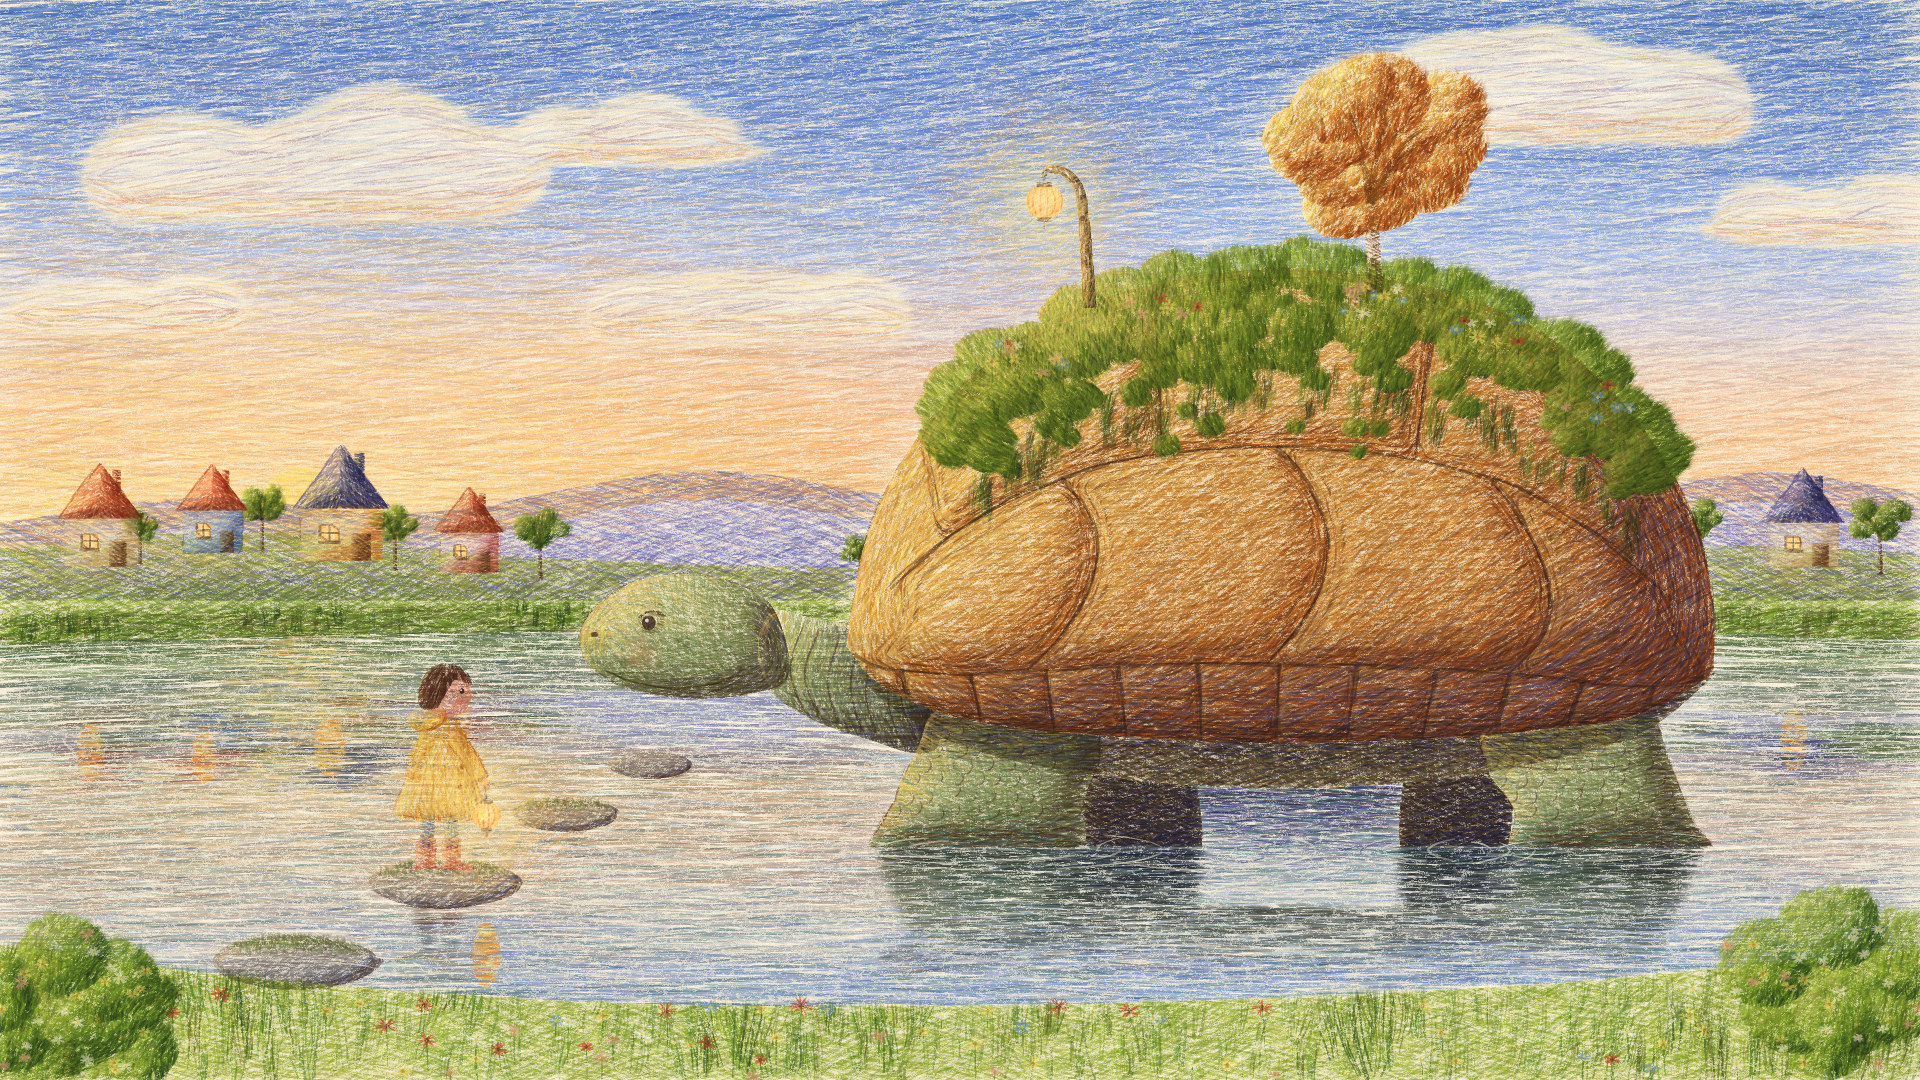

Recreate this plot in Python.
"""Example (warm pencil storybook): 大龟过河 · The Tortoise Crossing -- a picture-book page in soft, layered
coloured pencil on warm toothy paper.

Dusk. A very old, very large tortoise wades slowly across a shallow stream. On its back it carries a little garden:
a mossy cap with tufts of grass and wildflowers, a small tree in autumn gold, and a paper lantern hanging from a
crooked post. Beside it, on the stepping stones, walks a small child in a yellow raincoat with a lantern of their
own, looking up at the tortoise, which has lowered its head to look back. Behind them the sky goes from soft blue to
peach and butter over the hills, the sun is just down behind the far ridge, and a few cottages on the hillside have
lit their windows. The water carries the warm sky, the cottages' lights and the tortoise's legs.

Everything is coloured pencil: every surface is many fine strokes that follow its form (the sky in long horizontals,
the hills along their slopes, the shell round each scute's growth rings, the neck across its wrinkles, the coat down
its folds, moss and hair in tufts), laid in layers -- light under-layer, local colour, the shadow of the same family,
a warm glaze in the light and a cool one in the shade -- with the tooth of the warm paper showing through as fine
specks. No ink lines, no black.

Painted in the order an illustrator works: paper -> sky -> hills and village -> stream -> the tortoise's first layer
-> modelling the tortoise -> the garden on its back -> the child and the stepping stones -> reflections and ripples
-> lights (lanterns, windows, the warm rim of the low sun) and the near bank.
--stages writes those steps as snapshots for the draw-on. No image model.
python3 pencilbook_tortoise_crossing.py [out.jpg] [--stages DIR]
"""
import os, sys, time
sys.path.insert(0, os.path.join(os.path.dirname(os.path.abspath(__file__)), '..', 'lib'))
import numpy as np
from pencilbook import PencilStorybook, hexc
from core import blur, spline, smoothstep, noise2d

W, H = 1920, 1080
LIGHT = (-0.82, -0.45, 0.42)            # the sun just down behind the left-hand ridge
SUN = (300, 512)

# the tortoise (side view, walking left); the shell's upper outline and its lower rim, front end -> back end
TOP = [(846, 646), (868, 534), (920, 434), (1000, 352), (1110, 296), (1250, 270), (1400, 280), (1530, 326),
       (1625, 406), (1688, 504), (1712, 594), (1714, 674)]
RIM = [(846, 646), (880, 684), (960, 718), (1080, 734), (1240, 742), (1400, 740), (1540, 730), (1640, 714),
       (1714, 674)]
WATER_T = 846                           # where the tortoise's legs meet the water
HEAD = [(774, 610), (736, 584), (690, 574), (640, 580), (604, 600), (582, 627), (582, 652), (598, 673),
        (636, 690), (690, 698), (746, 694), (788, 676)]
EYE = (650, 621)
NECK = [(936, 640), (872, 630), (812, 618), (772, 612), (758, 648), (770, 690), (806, 716), (858, 736), (936, 748)]
CHILD = dict(x=440, y=869, h=206)
STONES = [(444, 882, 76, 26), (296, 960, 84, 29), (566, 814, 52, 18), (650, 764, 42, 15)]
TREE = dict(x=1374, y=290, h=122, r=118, clumps=11, lean=-0.03, seed=77)
POST = [(1090, 308), (1086, 250), (1081, 196), (1068, 174), (1046, 168)]
LANTERN = (1044, 178, 38)
COTTAGES = [  # x, ground y, w, wall h, wall, roof, seed
    (64, 566, 72, 50, ('cream', 'ivory', 'sand', 'tan'), ('peach', 'terracotta', 'brick', 'sienna'), 11),
    (182, 552, 60, 44, ('powder', 'sky_pale', 'cornflower', 'slate'), ('peach', 'coral', 'brick', 'sienna'), 12),
    (300, 560, 82, 54, ('cream', 'sun', 'apricot', 'amber'), ('lavender', 'slate', 'indigo', 'violet'), 13),
    (440, 572, 58, 42, ('cream', 'pink', 'rose', 'brick'), ('peach', 'terracotta', 'brick', 'sienna'), 14),
    (1768, 566, 70, 46, ('cream', 'ivory', 'sand', 'tan'), ('lavender', 'slate', 'indigo', 'violet'), 15),
]


def curve(pts, n):
    """n points along a spline through pts, evenly by arc length"""
    P = spline(pts, 16)
    d = np.r_[0, np.cumsum(np.linalg.norm(np.diff(P, axis=0), axis=1))]
    s = np.linspace(0, d[-1], n)
    return np.stack([np.interp(s, d, P[:, 0]), np.interp(s, d, P[:, 1])], 1).astype(np.float32)


class Scene:
    def __init__(self, p):
        self.p = p
        self.r = np.random.default_rng(5)
        self.plan()

    def sd(self):
        return int(self.r.integers(1 << 30))

    # ------------------------------------------------------------------ masks first (colour round them)
    def plan(self):
        p = self.p
        self.T = curve(TOP, 240); self.B = curve(RIM, 240)
        self.shell = p.poly(np.vstack([self.T, self.B[::-1]]))
        under = self.B.copy()
        under[:, 1] += 46 * np.sin(np.linspace(0, np.pi, len(under))) ** 0.7
        self.plastron = p.poly(np.vstack([self.B, under[::-1]])) * (1 - self.shell)
        self.neck = p.poly(NECK, smooth=True)
        self.head = p.poly(HEAD, smooth=True)
        wl = smoothstep(WATER_T + 2, WATER_T - 2, p.YY)
        self.legs = dict(
            front=p.poly([(950, 700), (1082, 698), (1100, 748), (1084, 800), (1066, 866), (880, 866), (894, 800),
                          (918, 748)], smooth=True) * wl,
            back=p.poly([(1494, 718), (1638, 710), (1668, 760), (1692, 820), (1708, 866), (1524, 866), (1514, 810),
                         (1488, 768)], smooth=True) * wl,
            far_front=p.poly([(1086, 736), (1178, 736), (1196, 866), (1090, 866)], smooth=True) * wl,
            far_back=p.poly([(1418, 740), (1502, 740), (1500, 866), (1406, 866)], smooth=True) * wl)
        near = np.maximum(self.legs['front'], self.legs['back'])
        far = np.maximum(self.legs['far_front'], self.legs['far_back']) * (1 - near)
        self.far_legs = far * (1 - self.shell) * (1 - self.plastron)
        self.near_legs = near * (1 - self.shell)
        self.tort = np.clip(self.shell + self.plastron + self.neck + self.head + near + far, 0, 1)
        # the tree and the lantern post on its back, planned now so the sky is coloured round them
        self.crown, self.trunk, _, _ = p.tree_plan(TREE['x'], TREE['y'], TREE['h'], TREE['r'], TREE['clumps'],
                                                   TREE['lean'], TREE['seed'])
        self.postm = p.tube(POST, 13, 7)
        # the child and the stones
        c = p.child(CHILD['x'], CHILD['y'], CHILD['h'], 1, look=(0.6, -0.8), light=LIGHT, paint=False, seed=21)
        self.child_info = c
        self.childm = blur(c['mask'], 0.8)
        self.child_lantern = p.ellipse(c['hand'][0], c['hand'][1] + 22, 18, 20)
        self.stones = np.zeros((H, W), np.float32)
        for (cx, cy, rx, ry) in STONES:
            self.stones = np.maximum(self.stones, p.ellipse(cx, cy, rx * 1.02, ry * 1.1))
        self.fg = np.clip(self.tort + self.crown + self.trunk + self.postm, 0, 1)
        # land, water
        self.far_ridge = ([0, 200, 420, 700, 950, 1200, 1500, 1750, 1920], [522, 497, 512, 470, 500, 482, 506, 472, 492])
        self.near_ridge = ([0, 250, 520, 800, 1100, 1400, 1650, 1920], [548, 530, 556, 566, 568, 560, 544, 552])
        self.bank_y = p.line_y([0, 500, 1000, 1500, 1920], [642, 630, 634, 628, 638])
        self.water = (p.YY > self.bank_y[None]).astype(np.float32)
        NB = ([0, 240, 560, 900, 1250, 1560, 1920], [944, 976, 1000, 1006, 998, 982, 948])
        self.nearbank = p.below(*NB)
        self.water = self.water * (1 - self.nearbank)

    # ------------------------------------------------------------------ 1 sky
    def cloud(self, cx, cy, w, h, bumps=4):
        """a soft storybook cloud bank: a flat-bottomed lens with a few rounded bumps on top"""
        p = self.p
        m = p.ellipse(cx, cy, w * 0.5, h * 0.42)
        for k in range(bumps):
            t = (k + 0.5) / bumps - 0.5 + self.r.normal(0, 0.05)
            bw = w * self.r.uniform(0.16, 0.26)
            m = np.maximum(m, p.ellipse(cx + t * w * 0.8, cy - h * self.r.uniform(0.15, 0.45), bw, bw * self.r.uniform(0.55, 0.8)))
        m = m * (p.YY < cy + h * 0.3) + m * (p.YY >= cy + h * 0.3) * smoothstep(cy + h * 0.45, cy + h * 0.3, p.YY)
        return blur(m, 3)

    def sky_phase(self):
        p = self.p
        sky = p.below(self.far_ridge[0], np.asarray(self.far_ridge[1]) + 30, invert=True)
        clouds = np.zeros((H, W), np.float32)
        for (cx, cy, w, h, nb) in [(330, 196, 420, 70, 5), (640, 150, 260, 44, 3), (120, 318, 230, 40, 3),
                                   (1530, 120, 400, 62, 5), (1820, 230, 240, 42, 3), (760, 330, 300, 34, 4),
                                   (1180, 380, 230, 30, 3)]:
            clouds = np.maximum(clouds, self.cloud(cx, cy, w, h, nb))
        sun = np.exp(-(((p.XX - SUN[0]) / 560) ** 2 + ((p.YY - SUN[1]) / 280) ** 2))
        v = np.clip(p.value(0.0, 1.0, 0, 560, 0.03) * (1 - 0.15 * sun) + 0.2 * sun, 0, 1)
        keep = sky * (1 - 0.9 * clouds)
        f = p.flow(-2, 4, 400)
        p.hatch(keep, f, ('dusk_sky', v), length=(70, 160), width=(1.8, 2.7), density=1.7, pressure=0.78,
                avoid=self.fg, seed=self.sd())
        p.hatch(keep, p.rotate(f, -7), ('dusk_sky', np.clip(v + 0.05, 0, 1)), length=(60, 140), width=(1.8, 2.6),
                density=1.3, pressure=0.76, avoid=self.fg, seed=self.sd())
        p.hatch(keep, p.rotate(f, 5), ('dusk_sky', np.clip(v - 0.04, 0, 1)), length=(40, 100), width=(1.7, 2.4),
                density=1.0, pressure=0.7, alpha=0.5, avoid=self.fg, seed=self.sd())
        p.hatch(sky * sun * 0.9 * (1 - 0.6 * clouds), p.rotate(f, 4), ('glow', np.clip(1 - sun, 0, 1)), length=(60, 140),
                width=(1.8, 2.6), density=1.2, pressure=0.72, opacity=0.5, avoid=self.fg, seed=self.sd())
        # clouds: the paper left almost white, a cream top, lavender in the core, warm peach underneath (the sun
        # is below them), strokes running along the cloud
        cf = p.blend(f, p.contour(clouds, 6), 0.4)
        under = blur(clouds * (1 - np.roll(clouds, -26, 0)), 9) * clouds
        top = blur(clouds * (1 - np.roll(clouds, 18, 0)), 7) * clouds
        core = clouds * smoothstep(0.55, 0.95, blur(clouds, 6))
        p.hatch(clouds, cf, ('cream', 'white', 'ivory'), (40, 100), (1.6, 2.4), 1.0, 0.7, opacity=0.6, alpha=0.6,
                avoid=self.fg, seed=self.sd())
        p.hatch(core * 0.7, cf, ('lavender', 'mauve', 'powder'), (40, 100), (1.6, 2.4), 0.9, 0.7, alpha=0.5,
                avoid=self.fg, seed=self.sd())
        p.hatch(np.clip(under * 1.3, 0, 1), cf, ('peach', 'apricot', 'butter'), (40, 100), (1.6, 2.4), 1.0, 0.72,
                opacity=0.45, alpha=0.55, avoid=self.fg, seed=self.sd())
        p.hatch(np.clip(top * 1.2, 0, 1) * (1 - 0.5 * sun), cf, ('sun', 'butter', 'cream'), (30, 80), (1.5, 2.2), 0.8,
                0.66, opacity=0.6, alpha=0.5, avoid=self.fg, seed=self.sd())
        # the sun just gone: a pale disc half behind the ridge
        disc = p.ellipse(SUN[0], SUN[1] - 6, 40, 40)
        p.lift(disc, 'sun', 0.8, 0.2)
        p.hatch(disc, 0, 'butter', (12, 30), (1.6, 2.2), 1.6, 0.7, 0.6, seed=self.sd())

    # ------------------------------------------------------------------ 2 hills, village, far bank
    def land_phase(self):
        p = self.p
        avoid = self.fg
        far = p.below(self.far_ridge[0], self.far_ridge[1]) * (1 - p.below(None, 600))
        far_l = p.shading(far, LIGHT, 60, flat=0.4)
        p.form(far, ('lavender', 'periwinkle', 'violet', 'indigo'), p.flow(-6, 14, 200), LIGHT,
               length=(30, 70), width=(1.6, 2.4), density=1.2, lit=far_l * 0.7 + 0.2, warm='peach', avoid=avoid,
               seed=self.sd())
        near = p.below(self.near_ridge[0], self.near_ridge[1]) * (p.YY < self.bank_y[None] + 2)
        hill_f = p.blend(p.flow(-10, 16, 220), p.contour(near, 30, 0), 0.35)
        lit = p.shading(near, LIGHT, 80, flat=0.3)
        p.form(near, ('meadow', 'yellowgreen', 'grass', 'moss'), hill_f, LIGHT, length=(26, 60), width=(1.6, 2.4),
               density=1.3, lit=lit, warm='butter', cool='lavender', avoid=avoid, seed=self.sd())
        # hedgerows and a few far trees along the hill
        for (tx, ty, th, tr) in [(140, 560, 30, 22), (262, 548, 36, 26), (395, 566, 34, 24), (540, 576, 40, 28),
                                 (1700, 562, 34, 26), (1880, 570, 44, 32), (860, 580, 26, 20)]:
            p.tree(tx, ty, th, tr, ('meadow', 'yellowgreen', 'moss', 'forest'), clumps=5, leaf=(4, 8), light=LIGHT,
                   avoid=avoid, seed=self.sd())
        for (x, y, w, h, wall, roof, s) in COTTAGES:
            p.cottage(x, y, w, h, wall, roof, light=LIGHT, glow=0.0, avoid=avoid, seed=s)
        # the far bank: a strip of grass and reeds at the water's edge
        bank = (p.YY > self.bank_y[None] - 26) * (p.YY < self.bank_y[None] + 2)
        bank = blur(bank.astype(np.float32), 2)
        p.hatch(bank, p.flow(-4, 10), ('grass', 'moss', 'olive'), (24, 60), (1.6, 2.2), 1.4, 0.76, avoid=avoid,
                seed=self.sd())
        p.grass(bank * smoothstep(0.2, 0.8, noise2d(H, W, 60, 2, self.sd())), ('moss', 'olive', 'grass', 'forest'),
                height=(12, 30), density=0.6, avoid=avoid, seed=self.sd())

    # ------------------------------------------------------------------ 3 the stream
    def water_phase(self):
        p = self.p
        av = np.clip(self.fg + self.childm + self.stones, 0, 1)
        src = p.C.copy()
        depth = np.clip((p.YY - self.bank_y[None]) / 340, 0, 1)
        p.reflect(self.bank_y, self.water, src=src, ripple=7, stretch=0.9, darken=0.08, tint='cornflower',
                  mixw=0.16, length=(40, 110), width=(1.7, 2.5), density=1.8, pressure=0.76, opacity=0.38,
                  field=p.flow(0, 3, 300), seed=self.sd())
        # the stream's own body: a cooler blue-green laid deeper toward us, and darker ripple bands
        p.hatch(self.water * (0.25 + 0.5 * depth) * (1 - av), p.flow(0, 3), ('aqua', 'teal', 'cornflower'),
                (40, 120), (1.6, 2.4), 0.9, 0.66, opacity=0.3, alpha=0.5, seed=self.sd())
        bands = smoothstep(0.55, 0.8, noise2d(H, W, 14, 2, self.sd()) * 0.7 + 0.3 * noise2d(H, W, 50, 2, self.sd()))
        bands = bands * np.clip(1 - np.abs(np.sin(p.YY / 9.0)) * 0.3, 0, 1)
        p.hatch(self.water * bands * 0.8 * (1 - av), p.flow(0, 2), ('cobalt', 'slate', 'teal'), (30, 90), (1.4, 2.0),
                0.8, 0.7, alpha=0.55, seed=self.sd())
        light_bands = smoothstep(0.62, 0.85, noise2d(H, W, 18, 2, self.sd()))
        p.hatch(self.water * light_bands * 0.7 * (1 - av), p.flow(0, 2), ('sun', 'peach', 'cream'), (30, 90),
                (1.4, 2.0), 0.6, 0.66, opacity=0.5, alpha=0.5, seed=self.sd())
        # the sunset's warm path on the water below the sun
        path_ = np.exp(-((p.XX - SUN[0]) / (60 + 0.5 * np.maximum(0, p.YY - 640))) ** 2) * smoothstep(900, 650, p.YY)
        p.hatch(self.water * path_ * (1 - av) * (0.45 + 0.55 * smoothstep(0.4, 0.6, noise2d(H, W, 10, 2, self.sd()))),
                p.flow(0, 2), ('sun', 'glow', 'apricot', 'butter'), (20, 70), (1.5, 2.2), 1.7, 0.76, opacity=0.72,
                alpha=0.75, seed=self.sd())
        # warm reflections of the lit cottage windows, broken into horizontal strokes
        for (x, y, w, h, *_rest) in COTTAGES:
            wx = x + w * 0.36
            yy = 2 * self.bank_y[int(min(W - 1, wx))] - (y - h * 0.5)
            m = p.ellipse(wx, yy + 14, w * 0.2, 30) * self.water * (1 - av)
            p.hatch(m, 0, ('lantern', 'glow', 'flame'), (8, 22), (1.5, 2.1), 1.0, 0.72, opacity=0.7, alpha=0.7,
                    seed=self.sd())

    # ------------------------------------------------------------------ 4 the tortoise: first layer
    def tortoise_base(self):
        p = self.p
        self.shell_lit = p.shading(self.shell, LIGHT, 120)
        p.hatch(self.shell, p.contour(self.shell, 30, fallback=-30), ('sand', 'gold', 'tan'), (24, 54), (1.7, 2.4),
                1.4, 0.7, seed=self.sd())
        skin = np.clip(self.neck + self.head + self.near_legs, 0, 1) * (1 - self.shell)
        self.skin = skin
        p.hatch(skin, p.contour(skin, 12, 90, fallback=80), ('lichen', 'sand'), (14, 34), (1.6, 2.2), 1.4, 0.7,
                seed=self.sd())
        p.hatch(self.far_legs + self.plastron, 80, ('sage', 'tan'), (14, 30), (1.6, 2.2), 1.3, 0.7, seed=self.sd())

    # ------------------------------------------------------------------ 5 modelling the tortoise
    def P(self, u, v):
        """shell coordinates -> canvas: u along the shell (front 0 .. back 1), v from the rim (0) to the top (1)"""
        u = np.clip(np.asarray(u, np.float32), 0, 1); v = np.asarray(v, np.float32)
        i = u * (len(self.T) - 1)
        i0 = np.minimum(i.astype(int), len(self.T) - 2); f = (i - i0)[..., None]
        Tp = self.T[i0] * (1 - f) + self.T[i0 + 1] * f
        Bp = self.B[i0] * (1 - f) + self.B[i0 + 1] * f
        return Bp * (1 - v[..., None]) + Tp * v[..., None]

    def tortoise_model(self):
        p = self.p
        sd = self.sd
        P = self.P
        # far legs and the underside, in shadow and cool
        p.form(self.far_legs, ('olive', 'umber', 'sepia', 'indigo'), 85, LIGHT, length=(14, 30), density=1.5,
               lit=p.shading(self.far_legs, LIGHT) * 0.3, cool='violet', seed=sd())
        p.form(self.plastron, ('tan', 'olive', 'umber', 'sepia'), 4, LIGHT, length=(18, 40), density=1.4,
               lit=np.full((H, W), 0.3, np.float32), cool='violet', seed=sd())
        # the shell, all over: amber and ochre, lit from the low sun on the left
        sl = self.shell_lit
        p.form(self.shell, ('gold', 'ochre', 'amber', 'sienna'), p.contour(self.shell, 40, fallback=-30), LIGHT,
               length=(22, 50), width=(1.6, 2.4), density=1.3, lit=sl, warm='butter', cool='lavender', seed=sd())
        # the scutes: each a low dome with growth rings, laid out in (u, v)
        ub = np.linspace(0.015, 0.985, 13) + np.r_[0, self.r.normal(0, 0.004, 11), 0]
        cu = [0.04, 0.27, 0.49, 0.71, 0.95]
        tl = [0.3, 0.13, 0.0, -0.13, -0.3]
        vu = [0.17, 0.39, 0.61, 0.83]
        V0, V1 = 0.165, 0.625

        def cell(u0, u1, v0, v1, t0=0.0, t1=0.0, n=16):
            us = np.linspace(u0, u1, n); vs = np.linspace(v0, v1, n)
            bow = (lambda vv: 0.05 * (vv - V0) * (V1 - vv) / 0.05) if v0 >= V0 - 1e-3 and v1 <= V1 + 1e-3 else (lambda vv: 0.0)
            sh = lambda uu, vv, t: uu + t * (vv - 0.4) + bow(vv)
            tt = np.interp(us, [u0, u1], [t0, t1])
            pts = np.vstack([P(sh(us, v0, tt), np.full(n, v0)), P(sh(u1, vs, t1), vs),
                             P(sh(us[::-1], v1, tt[::-1]), np.full(n, v1)), P(sh(u0, vs[::-1], t0), vs[::-1])])
            return smoothstep(0.4, 0.75, blur(p.poly(pts), 4.0)) * self.shell

        cells = [('m', cell(ub[k], ub[k + 1], 0.0, V0)) for k in range(12)]
        cells += [('c', cell(cu[k], cu[k + 1], V0, V1, tl[k], tl[k + 1])) for k in range(4)]
        cells += [('v', cell(vu[k], vu[k + 1], V1, 1.0)) for k in range(3)]
        for kind, m in cells:
            d = blur(m, 5 if kind == 'm' else 11)
            f = p.contour(m, 4 if kind == 'm' else 9, fallback=-30)
            loc = p.shading(m, LIGHT, 14 if kind == 'm' else 34)
            lo = m * smoothstep(0.55, 0.9, loc) * (0.5 + 0.5 * sl)
            p.hatch(lo, f, ('butter', 'gold', 'sun'), (10, 26), (1.4, 2.0), 1.2, 0.72, opacity=0.55, alpha=0.6,
                    seed=sd())
            p.hatch(m * smoothstep(0.45, 0.9, 1 - loc), f, ('sienna', 'amber', 'brown'), (10, 26), (1.4, 2.0), 1.1,
                    0.76, alpha=0.6, seed=sd())
            ring = m * smoothstep(0.8, 0.3, d)
            p.hatch(ring, f, ('sienna', 'brown', 'amber'), (10, 26), (1.4, 2.0), 1.2, 0.76, alpha=0.6, seed=sd())
            for lev in ((0.5, 0.72, 0.9) if kind != 'm' else (0.6,)):
                band = m * smoothstep(0.06, 0.0, np.abs(d - lev))
                p.hatch(band, f, ('brown', 'sienna'), (12, 30), (1.2, 1.6), 1.0, 0.72, alpha=0.5, seed=sd())
        # grooves between the scutes: soft dark pencil lines along the boundaries
        lines = [[P(np.linspace(0.015, 0.985, 60), np.full(60, V0))],
                 [P(np.linspace(cu[0] + tl[0] * 0.2, cu[-1] + tl[-1] * 0.2, 60), np.full(60, V1))]]
        lines = [l[0] for l in lines]
        for k in range(1, 12):
            lines.append(P(np.full(8, ub[k]), np.linspace(0.0, V0, 8)))
        for k in range(1, 4):
            vs = np.linspace(V0, V1, 12)
            lines.append(P(cu[k] + tl[k] * (vs - 0.4) + 0.05 * (vs - V0) * (V1 - vs) / 0.05, vs))
        for k in range(1, 3):
            vs = np.linspace(V1, 1.0, 10)
            lines.append(P(np.full(10, vu[k]), vs))
        for ln in lines:
            p.line(ln, 'sepia', 2.7, 0.8, 0.62, 0.3, seg=(40, 90), wobble=0.9, clip=self.shell, gaps=0.08, seed=sd())
            p.line(ln, 'umber', 1.8, 0.78, 0.55, 0.3, seg=(30, 70), wobble=1.3, clip=self.shell, gaps=0.15, seed=sd())
            p.line(ln + np.array([2.5, 2.5], np.float32), 'gold', 1.6, 0.66, 0.4, 0.55, seg=(30, 70), wobble=1.0,
                   clip=self.shell, gaps=0.3, seed=sd())            # a catch of light on the lip of each plate
        # the dome's shadow side: deeper and cooler
        p.hatch(self.shell * smoothstep(0.4, 0.95, 1 - sl), p.contour(self.shell, 40, fallback=-30),
                ('umber', 'sienna', 'violet'), (20, 46), (1.6, 2.3), 1.1, 0.78, alpha=0.55, seed=sd())
        p.hatch(self.shell * smoothstep(0.55, 1.0, 1 - sl) * 0.8, -30, ('violet', 'indigo', 'periwinkle'), (20, 46),
                (1.6, 2.3), 0.8, 0.74, alpha=0.45, seed=sd())
        # the rim of the shell overhangs: a band of shadow just inside the lower edge
        rimband = self.shell * smoothstep(0.08, 0.0, self.v_of_shell())
        p.hatch(rimband, 0, ('umber', 'sepia'), (14, 30), (1.5, 2.0), 1.2, 0.8, alpha=0.6, seed=sd())
        p.edge(self.shell, 'brown', density=0.7, where=0.4 + 0.6 * smoothstep(0.3, 0.8, 1 - sl), seed=sd())

        # the skin: neck across its wrinkles, the head round its form, legs with scales
        sk = ('lichen', 'sage', 'olive', 'umber')
        neck = self.neck * (1 - self.shell) * (1 - self.head)
        neckf = p.blend(np.full((H, W), np.deg2rad(86), np.float32), p.contour(self.neck, 8), 0.25)
        nl = p.shading(self.neck, LIGHT, 34)
        p.form(neck, sk, neckf, LIGHT, length=(12, 30), width=(1.5, 2.1), density=1.4, lit=nl, warm='butter',
               cool='lavender', seed=sd())
        xs = np.cumsum(self.r.uniform(13, 24, 9)) + 778
        for k, x0 in enumerate(xs):                                # loose folds across the neck, bowing forward
            if x0 > 930: break
            ty = np.interp(x0, [772, 812, 872, 936], [612, 618, 630, 640])
            by = np.interp(x0, [770, 806, 858, 936], [690, 716, 736, 748])
            bow = self.r.uniform(7, 13)
            top_y = ty + self.r.uniform(4, 16)
            pts = [(x0 + 3, top_y), (x0 - bow, (top_y + by) / 2), (x0 + 2, by - self.r.uniform(2, 10))]
            p.line(pts, 'umber', 1.9, 0.72, 0.62, 0.3, seg=(40, 90), wobble=0.5, clip=neck, seed=sd())
            p.line([(q[0] + 4.5, q[1]) for q in pts], 'cream', 1.5, 0.66, 0.4, 0.6, seg=(40, 90), clip=neck, seed=sd())
        for k in range(3):                                         # loose skin under the throat
            yy = 700 + 12 * k
            p.line([(784, yy - 8), (830, yy + 10), (880, yy + 16), (930, yy + 18)], 'umber', 1.5, 0.66, 0.5, 0.3,
                   seg=(40, 80), clip=neck, seed=sd())
        p.hatch(neck * smoothstep(690, 740, p.YY), 0, ('umber', 'violet'), (14, 30), (1.4, 2.0), 1.1, 0.78, alpha=0.6,
                seed=sd())
        hl = p.shading(self.head, LIGHT, 42)
        p.form(self.head, sk, p.contour(self.head, 14, fallback=10), LIGHT, length=(10, 26), width=(1.4, 2.0),
               density=1.5, lit=hl, warm='butter', cool='lavender', seed=sd())
        # the face: an old, gentle eye under a soft lid, a long closed smile, a nostril, warmth in the cheek
        ex, ey = EYE
        p.blush(ex - 10, ey + 34, 16, 'peach', 0.6, seed=sd())
        socket = p.ellipse(ex + 1, ey, 13, 11)
        p.hatch(socket * (1 - p.ellipse(ex, ey, 7, 7.5)), 30, ('olive', 'umber'), (5, 11), (1.2, 1.6), 1.2, 0.74,
                alpha=0.45, seed=sd())
        p.eye(ex, ey, 6.8, 'sepia', look=(-1.6, 1.4), seed=sd())
        p.line([(ex - 12, ey - 3), (ex - 4, ey - 9), (ex + 6, ey - 10), (ex + 15, ey - 5)], 'umber', 1.9, 0.74, 0.8,
               0.3, seg=(50, 60), wobble=0.2, seed=sd())                   # the lid
        p.line([(ex - 10, ey - 15), (ex + 2, ey - 19), (ex + 16, ey - 14)], 'olive', 1.4, 0.62, 0.6, 0.3,
               seg=(40, 50), wobble=0.3, seed=sd())                        # the brow fold above it
        p.line([(ex - 8, ey + 9), (ex + 3, ey + 12), (ex + 13, ey + 9)], 'olive', 1.3, 0.62, 0.6, 0.3, seg=(30, 40),
               wobble=0.2, seed=sd())
        p.line([(604, 670), (632, 682), (672, 688), (712, 684), (734, 676)], 'umber', 1.9, 0.74, 0.78, 0.3,
               seg=(40, 80), wobble=0.4, seed=sd())                        # mouth: a long, closed, slightly upturned line
        p.line([(734, 676), (742, 668)], 'umber', 1.5, 0.7, 0.6, 0.3, seg=(20, 30), seed=sd())
        p.hatch(p.ellipse(594, 634, 3.6, 2.6), 0, 'sepia', (3, 6), (1.3, 1.6), 3, 0.9, 0.5, seed=sd())
        for k in range(3):                                         # a few wrinkles under the eye and on the cheek
            p.line([(ex + 18 + 6 * k, ey + 14 + 3 * k), (ex + 30 + 6 * k, ey + 22 + 4 * k)], 'olive', 1.2, 0.6, 0.5,
                   0.3, seg=(20, 30), seed=sd())
        p.edge(self.head, 'umber', density=0.6, where=0.4 + 0.6 * smoothstep(0.3, 0.8, 1 - hl), seed=sd())
        # legs: scales, skin folds at the top where they come out from under the shell, wet near the water
        legs = self.near_legs
        ll = p.shading(legs, LIGHT, 40)
        p.form(legs, sk, 88, LIGHT, length=(14, 32), width=(1.5, 2.1), density=1.4, lit=ll, warm='butter',
               cool='lavender', seed=sd())
        p.scales(legs * smoothstep(WATER_T - 6, WATER_T - 36, p.YY), 20, ('olive', 'sage', 'lichen'), 'umber', 0,
                 LIGHT[:2], lit=ll, seed=sd())
        for (lx0, lx1, ly) in [(924, 1090, 708), (1494, 1652, 722)]:
            for k in range(3):
                yy = ly + 10 + 13 * k
                p.line([(lx0 + 10, yy + 6), ((lx0 + lx1) / 2, yy + 12 + self.r.normal(0, 2)), (lx1 - 8, yy + 4)],
                       'umber', 1.6, 0.66, 0.55, 0.3, seg=(40, 80), clip=legs, seed=sd())
        p.hatch(legs * smoothstep(WATER_T - 50, WATER_T, p.YY), 0, ('umber', 'teal'), (14, 30), (1.4, 2.0), 1.1, 0.76,
                alpha=0.55, seed=sd())
        p.edge(legs, 'umber', density=0.6, seed=sd())
        # the shell's shadow on the neck, legs and the plastron
        sh = blur(np.roll(self.shell, 14, 0), 22)
        shadow = np.clip(sh * 1.6, 0, 1) * (1 - self.shell) * np.clip(self.skin + self.plastron, 0, 1)
        p.hatch(shadow, 0, ('violet', 'umber', 'indigo'), (14, 30), (1.4, 2.0), 1.4, 0.78, alpha=0.62, seed=sd())

    def v_of_shell(self):
        """an approximate v (0 at the rim .. 1 at the top) for every pixel of the shell"""
        if not hasattr(self, '_v'):
            p = self.p
            ty = np.interp(p.XX[0], self.T[:, 0], self.T[:, 1])[None].repeat(H, 0)
            by = np.interp(p.XX[0], self.B[:, 0], self.B[:, 1])[None].repeat(H, 0)
            self._v = np.clip((by - p.YY) / np.maximum(1, by - ty), 0, 1).astype(np.float32)
        return self._v

    # ------------------------------------------------------------------ 6 the garden on its back
    def garden_phase(self):
        p = self.p
        sd = self.sd
        P = self.P
        # a mossy cap of rounded cushions along the top of the shell
        cush = []
        for k, u in enumerate(np.linspace(0.2, 0.82, 34)):          # the main band, overlapping
            for v, rr in ((self.r.uniform(0.95, 1.01), self.r.uniform(30, 42)), (self.r.uniform(0.86, 0.92), self.r.uniform(26, 38))):
                c = P(np.array([u + self.r.normal(0, 0.006)]), np.array([v]))[0]
                cush.append((c[0], c[1] - 4, rr, rr * self.r.uniform(0.6, 0.78), sd()))
        for k in range(26):                                          # a lumpy lower edge
            u = self.r.uniform(0.22, 0.8)
            c = P(np.array([u]), np.array([self.r.uniform(0.76, 0.84)]))[0]
            rr = self.r.uniform(14, 26)
            cush.append((c[0], c[1], rr, rr * self.r.uniform(0.6, 0.8), sd()))
        for k in range(9):                                           # a few loose ones further down
            u = self.r.uniform(0.25, 0.78)
            c = P(np.array([u]), np.array([self.r.uniform(0.62, 0.72)]))[0]
            rr = self.r.uniform(9, 16)
            cush.append((c[0], c[1], rr, rr * 0.7, sd()))
        cap = np.zeros((H, W), np.float32); clit = np.zeros_like(cap)
        for (cx, cy, rx, ry, s_) in sorted(cush, key=lambda c: c[1]):
            m = p.blob(cx, cy, rx, ry, 0.18, seed=s_)
            clit = clit * (1 - m) + p.shading(m, LIGHT, rx * 0.5) * m
            cap = np.maximum(cap, m)
        self.cap = cap
        glob_lit = p.shading(cap, LIGHT, 60)
        lit = np.clip(0.55 * clit + 0.45 * glob_lit, 0, 1)
        mf = p.blend(p.radial(1280, 560, 0, 12, 30), p.flow(-90, 30, 40), 0.3)
        p.pelt(cap, ('meadow', 'yellowgreen', 'moss', 'forest'), mf, LIGHT, length=(7, 15), density=1.2, lit=lit,
               seed=sd())
        # a few long locks of moss hanging over the shell below the cap
        locks = np.zeros((H, W), np.float32)
        for u in np.linspace(0.23, 0.8, 26) + self.r.normal(0, 0.006, 26):
            c = P(np.array([u]), np.array([self.r.uniform(0.74, 0.8)]))[0]
            locks = np.maximum(locks, p.ellipse(c[0], c[1] + 20, self.r.uniform(8, 12), self.r.uniform(18, 30)))
        locks = blur(locks, 2) * self.shell * (1 - cap * 0.6)
        self.locks = locks
        hf = p.flow(94, 8, 60)
        llit = p.shading(locks, LIGHT, 8)
        kw = dict(light=LIGHT[:2], spread=0.26, curl=0.08)
        p.fur(locks, hf, ('forest', 'pine', 'olive'), (20, 36), (1.0, 1.4), 1.0, (5, 9), pressure=0.82, seed=sd(), **kw)
        p.fur(locks, hf, ('moss', 'olive', 'grass'), (22, 40), (1.0, 1.4), 1.1, (5, 9), pressure=0.78, seed=sd(), **kw)
        p.fur(locks * smoothstep(0.4, 0.9, llit), hf, ('yellowgreen', 'meadow'), (14, 28), (1.0, 1.3), 0.8, (3, 6),
              opacity=0.5, seed=sd(), **kw)
        # the tree, the crooked lantern post, tufts of grass and wildflowers
        p.tree(TREE['x'], TREE['y'], TREE['h'], TREE['r'], ('lemon', 'gold', 'amber', 'sienna'), ('tan', 'brown', 'umber'),
               TREE['clumps'], (8, 16), LIGHT, TREE['lean'], seed=TREE['seed'])
        p.form(self.postm, ('brown', 'umber', 'sepia', 'sepia'), p.contour(self.postm, 2.5, fallback=90), LIGHT,
               cross=8, length=(10, 22), width=(1.3, 1.8), density=1.7, warm='ochre', seed=sd())
        for (kx, ky) in [(1085, 262), (1082, 218)]:                  # knots on the stick
            p.hatch(p.ellipse(kx, ky, 3.5, 2.5), 0, 'sepia', (3, 6), (1.2, 1.5), 3, 0.9, 0.5, seed=sd())
        tufts = cap * smoothstep(0.55, 0.75, noise2d(H, W, 26, 2, sd())) * smoothstep(0.3, 0.8, blur(cap, 6))
        p.grass(tufts, ('grass', 'yellowgreen', 'moss', 'meadow'), height=(14, 34), density=0.9, sway=20, seed=sd())
        for (u, n) in [(0.28, 9), (0.4, 7), (0.55, 10), (0.66, 8), (0.76, 6)]:
            c = P(np.array([u]), np.array([0.93]))[0]
            p.flowers(p.ellipse(c[0], c[1] - 10, 46, 18) * cap, ('daisy', 'buttercup', 'poppy', 'forgetmenot', 'pink'),
                      n=n, size=(5.0, 8.5), stems='moss', seed=sd())
        lx, ly, ls = LANTERN
        p.line([(POST[-1][0], POST[-1][1]), (lx, ly)], 'umber', 1.5, 0.75, 0.85, 0.4, seg=(30, 40))
        self.lantern_c = p.lantern(lx, ly, ls, seed=sd())

    # ------------------------------------------------------------------ 7 the child and the stepping stones
    def child_phase(self):
        p = self.p
        sd = self.sd
        for (cx, cy, rx, ry) in sorted(STONES, key=lambda s: s[1]):
            p.stone(cx, cy, rx, ry, moss=('moss', 'olive', 'grass') if rx > 45 else None, light=LIGHT,
                    avoid=self.childm if cy < CHILD['y'] + 20 else None, seed=sd())
        c = p.child(CHILD['x'], CHILD['y'], CHILD['h'], 1, look=(0.6, -0.8), light=LIGHT, seed=21)
        self.child_info = c
        hx, hy = c['hand']
        p.line([(hx, hy - 4), (hx + 2, hy + 8)], 'umber', 1.4, 0.7, 0.8, 0.4, seg=(30, 40))
        self.child_lc = p.lantern(hx + 2, hy + 8, 30, seed=sd())

    # ------------------------------------------------------------------ 8 reflections and ripples
    def reflection_phase(self):
        p = self.p
        sd = self.sd
        src = p.C.copy()
        av = np.clip(self.fg + self.childm + self.stones, 0, 1)
        # the tortoise's legs and underside, mirrored at the waterline
        reg = self.water * (p.YY > WATER_T) * (p.XX > 880) * (p.XX < 1700) * (1 - av)
        wl = np.full(W, float(WATER_T), np.float32)
        ys = np.clip(2 * WATER_T - p.YY, 0, H - 1).astype(int)
        refl_mask = self.tort[ys, p.XX.astype(int)] * reg
        refl_mask = blur(refl_mask, 3) * smoothstep(WATER_T + 150, WATER_T + 10, p.YY)
        p.reflect(wl, refl_mask, src=src, ripple=6, stretch=1.0, darken=0.3, tint='teal', mixw=0.22,
                  length=(20, 60), width=(1.6, 2.3), density=1.9, pressure=0.78, opacity=0.45, seed=sd())
        gap = (self.water * (p.XX > 1040) * (p.XX < 1560) * (p.YY > 760) * (p.YY < WATER_T + 70)).astype(np.float32)
        gap = blur(gap, 6) * (1 - self.tort) * (1 - av)
        dark = gap * smoothstep(WATER_T + 70, 790, p.YY)
        p.hatch(dark, p.flow(0, 3), ('slate', 'teal', 'indigo', 'violet'), (24, 60), (1.6, 2.3), 1.6, 0.8, alpha=0.7,
                seed=sd())
        p.hatch(dark * smoothstep(860, 790, p.YY), p.flow(0, 3), ('indigo', 'umber', 'violet'), (24, 60), (1.6, 2.3),
                1.2, 0.82, alpha=0.65, seed=sd())
        # the child and their stone
        cw = float(CHILD['y'] + 16)
        reg = self.water * (p.YY > cw) * (1 - av)
        ys = np.clip(2 * cw - p.YY, 0, H - 1).astype(int)
        cm = np.clip(self.childm + self.child_lantern, 0, 1)[ys, p.XX.astype(int)] * reg
        cm = blur(cm, 2.5) * smoothstep(cw + 120, cw + 5, p.YY)
        p.reflect(np.full(W, cw, np.float32), cm, src=src, ripple=5, stretch=1.0, darken=0.15, tint='teal', mixw=0.2,
                  length=(14, 40), width=(1.5, 2.1), density=1.6, pressure=0.74, opacity=0.45, seed=sd())
        # ripples where the legs meet the water and round the stones
        for (cx, rx) in [(996, 92), (1584, 86), (1206, 60), (1437, 54)]:
            p.ripples(cx, WATER_T + 4, rx, 11, 3, 'cream', 1.8, opacity=0.7, seed=sd())
            p.ripples(cx, WATER_T + 7, rx * 1.05, 12, 2, 'slate', 1.5, opacity=0.35, seed=sd())
        for (cx, cy, rx, ry) in STONES:
            p.ripples(cx, cy + ry * 0.55, rx * 1.12, ry * 0.5, 2, 'cream', 1.5, opacity=0.6, grow=1.25, seed=sd())

    # ------------------------------------------------------------------ 9 the lights and the near bank
    def lights_phase(self):
        p = self.p
        sd = self.sd
        # the low sun's warm rim on the left of the tortoise, the child and the tree
        bare = 1 - np.clip(self.cap + self.locks + self.crown + self.postm, 0, 1)
        for m, w in ((self.shell * bare, 18), (self.head, 10), (self.neck * (1 - self.shell), 10), (self.near_legs, 8),
                     (self.crown, 12), (self.cap, 8), (self.childm, 5)):
            inner = m * smoothstep(0.85, 0.3, blur(m, w))
            gy, gx = np.gradient(blur(m, w))
            side = smoothstep(0.0, 1.0, (0.82 * gx + 0.45 * gy) * w * 2.4)
            p.hatch(inner * side, p.contour(m, 4), ('glow', 'apricot', 'butter'), (10, 26), (1.4, 2.0), 1.2, 0.72,
                    opacity=0.62, alpha=0.75, seed=sd())
        # lanterns and windows
        lx, ly = self.lantern_c
        p.glow(lx, ly, 76, strength=0.8, halo=0.3, density=1.1, seed=sd())
        near = np.exp(-(((p.XX - lx) / 110) ** 2 + ((p.YY - ly - 90) / 70) ** 2))
        p.hatch(np.clip(self.cap + self.postm, 0, 1) * near, p.flow(-80, 30, 30), ('butter', 'glow', 'lemon'), (8, 18),
                (1.2, 1.7), 1.2, 0.72, opacity=0.55, alpha=0.7, seed=sd())
        cx, cy = self.child_lc
        p.glow(cx, cy, 60, strength=0.8, halo=0.3, density=1.1, seed=sd())
        # its light on the child's coat and on the stone and water below
        near = np.exp(-(((p.XX - cx) / 60) ** 2 + ((p.YY - cy) / 60) ** 2))
        p.hatch(self.childm * near, 90, ('glow', 'lemon'), (6, 14), (1.2, 1.6), 1.2, 0.72, opacity=0.6, alpha=0.7,
                seed=sd())
        m = p.ellipse(cx, 2 * (CHILD['y'] + 16) - cy, 14, 34) * self.water * (1 - self.stones)
        p.hatch(m, 0, ('lantern', 'glow', 'flame'), (6, 18), (1.5, 2.0), 1.4, 0.74, opacity=0.7, alpha=0.75, seed=sd())
        for (x, y, w, h, *_rest) in COTTAGES:
            p.glow(x + w * 0.36, y - h * 0.5, 34, strength=0.45, halo=0.22, density=0.8, length=(5, 12),
                   width=(1.2, 1.7), clip=1 - self.fg, seed=sd())
        # the near bank: grass, a few reeds, wildflowers
        bank = self.nearbank
        p.form(bank, ('meadow', 'yellowgreen', 'grass', 'moss'), p.flow(-8, 20, 120), LIGHT, length=(24, 54),
               density=1.3, lit=np.full((H, W), 0.55, np.float32) * (0.8 + 0.2 * noise2d(H, W, 150, 2, sd())),
               warm='butter', seed=sd())
        lump = smoothstep(0.35, 0.75, noise2d(H, W, 90, 2, sd()))
        p.grass(bank * (0.35 + 0.65 * lump), ('grass', 'leaf', 'yellowgreen', 'moss'), height=(24, 60), density=0.9,
                sway=18, seed=sd())
        p.grass(bank * lump, ('forest', 'moss', 'olive', 'leaf'), height=(40, 96), density=0.55, sway=22, seed=sd())
        corners = bank * np.clip(smoothstep(260, 0, p.XX) + smoothstep(1560, 1920, p.XX), 0, 1)
        p.grass(corners, ('moss', 'olive', 'yellowgreen', 'meadow'), height=(70, 150), density=0.45, sway=16,
                tuft=(3, 6), seed=sd())
        p.flowers(bank * smoothstep(0.3, 0.7, noise2d(H, W, 60, 2, sd())), ('daisy', 'buttercup', 'poppy',
                  'forgetmenot', 'daisy', 'pink'), n=90, size=(6.0, 11.0), stems='leaf', seed=sd())
        for (bx, by, br, s_) in [(70, 1030, 120, 401), (1858, 1010, 130, 402)]:
            crown = p.tree(bx, by + 40, 30, br, ('meadow', 'yellowgreen', 'grass', 'forest'), ('olive', 'umber', 'sepia'),
                           7, (8, 15), LIGHT, 0.0, branches=False, seed=s_)
            p.flowers(crown * smoothstep(0.4, 0.9, blur(crown, 10)), ('daisy', 'pink', 'buttercup', 'daisy'), n=26,
                      size=(5.0, 8.0), seed=sd())


PHASES = (('sky', 'sky_phase'), ('land', 'land_phase'), ('stream', 'water_phase'), ('tortoise', 'tortoise_base'),
          ('modelling', 'tortoise_model'), ('garden', 'garden_phase'), ('child', 'child_phase'),
          ('reflections', 'reflection_phase'), ('lights', 'lights_phase'))


def main():
    out = sys.argv[1] if len(sys.argv) > 1 and not sys.argv[1].startswith('--') else 'pencilbook_tortoise_crossing.jpg'
    stages = sys.argv[sys.argv.index('--stages') + 1] if '--stages' in sys.argv else None
    T0 = time.time()
    tick = (lambda name: print(f'{name:12s} {time.time() - T0:5.1f}s')) if os.environ.get('PB_TIMING') else (lambda n: None)
    p = PencilStorybook(W, H, seed=8, keep_stages=bool(stages), stages_dir=stages)
    p.finish()
    p.paper()
    p.stage('paper')
    sc = Scene(p)
    tick('setup')
    for name, ph in PHASES[:-1]:
        getattr(sc, ph)()
        tick(name)
        p.stage(name)
    getattr(sc, PHASES[-1][1])()
    tick(PHASES[-1][0])
    p.save(out, stages_dir=stages)
    tick('saved')
    print('saved', out, f'{time.time() - T0:.1f}s', p.n_strokes, 'strokes')


if __name__ == '__main__':
    main()
